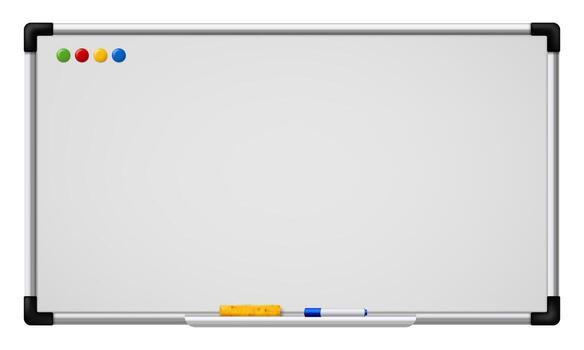
#> input picture day1/data/whiteboard.jpg, 584 x 350 px
$ python drawing.py
#> lines starting #> are read from the running program, lines starting #| are printed output that depends on the picture
import os
import cv2

img = cv2.imread(os.path.join('.', 'data', 'whiteboard.jpg'))
#> img is the input picture: shape (350, 584, 3); mean B, G, R 223.8, 224.2, 224.5

# remeber shape return y/x while coord in func use x/y
print(img.shape)
#| (350, 584, 3)
# img, starting point, end point, color, thickness
cv2.line(img, (50, 60), (180,200), (0, 255, 0), 3)

#first point upper left corner, second point bottom right, color, thickness

#              X →
#        0 ─────────────────────── width
#        │
#        │  (0,0)
#        │    ●
#        │     \
#        │      \
#      Y ↓       \
#        │        \
#        │         ● (300,500)
#        │
#        │
#      height

#if we use thickness == -1 the shape will be filled
cv2.rectangle(img, (100, 60), (300,300), (255, 0, 0), 5)

#center, radious
cv2.circle(img, (200, 200), 50, (0, 0, 255), -1)

# tetx, bottom left corner of text, font of choice, size of text, color, thickness of text strokes
cv2.putText(img, 'interesting statement', (150, 150), cv2.FONT_HERSHEY_COMPLEX, 1, (0, 0, 0), 2)
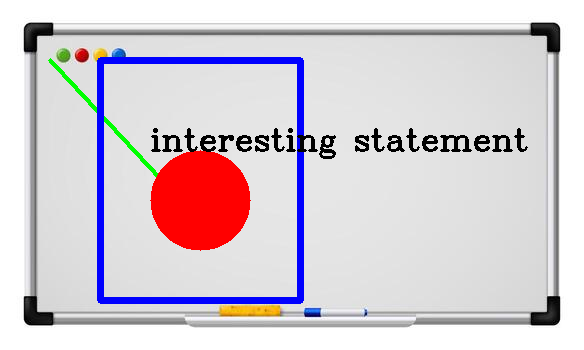
#> img: shape (350, 584, 3); mean B, G, R 211.8, 205.4, 214.7

cv2.imshow('board', img)
cv2.waitKey(0)
